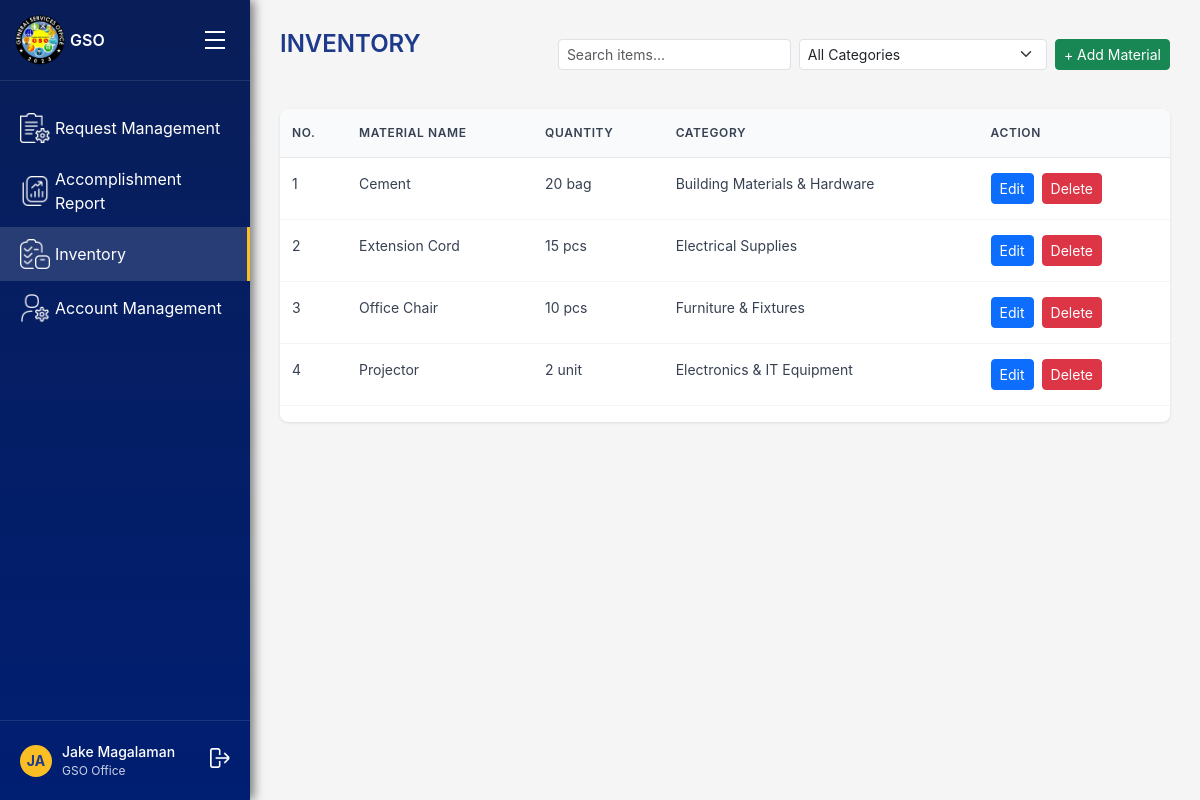
/inventory/gso-inventory/ (signed in), run on an earlier commit of the app's database.
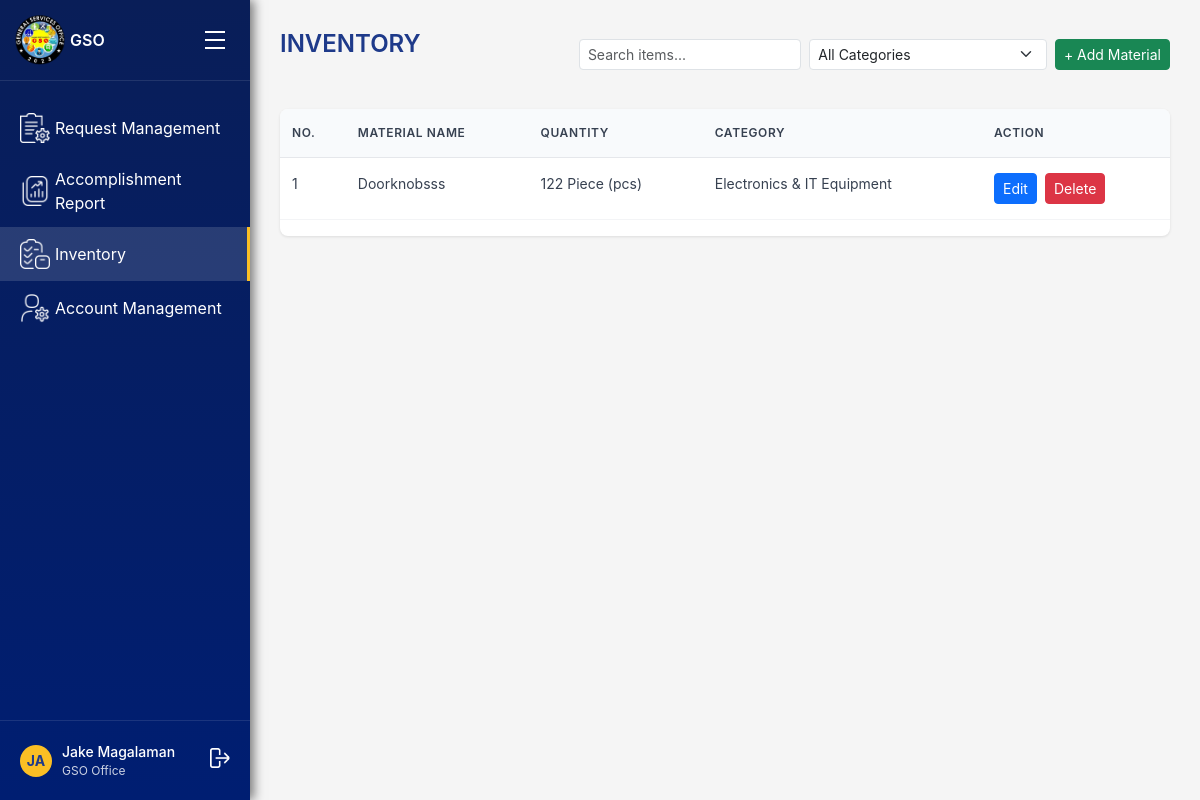
And on a later commit of the database.
### accounts/models.py (models this page shows)
class User(AbstractUser):
    ROLE_CHOICES = [
        ('gso', 'GSO Office'),
        ('unit_head', 'Unit Head'),
        ('personnel', 'Personnel'),
        ('employee', 'Employee'),
    ]
    UNIT_CHOICES = [
        ('admin', 'Admin'),
        ('requestor', 'Requestor'),
        ('maintenance', 'Maintenance'),
        ('electrical', 'Electrical'),
        ('utilities', 'Utilities'),
        ('motorpool', 'Motorpool'),
    ]
    STATUS_CHOICES = [
        ('active', 'Active'),
        ('inactive', 'Inactive'),
    ]
    status = models.CharField(max_length=10, choices=STATUS_CHOICES, default='active')
    role = models.CharField(max_length=20, choices=ROLE_CHOICES)
    unit = models.CharField(max_length=50, choices=UNIT_CHOICES, default='unassigned')

### inventory/models.py (models this page shows, shortened)
class InventoryItem(models.Model):
    name = models.CharField(max_length=255)
    description = models.TextField(blank=True, null=True)
    quantity = models.PositiveIntegerField(default=0)
    unit = models.CharField(
        max_length=50,
        default="pcs",
        help_text="Unit of measurement (e.g., pcs, liters, meters, box, set)"
    )
    category = models.CharField(
        max_length=100,
        blank=True,
        null=True,
        help_text="Category (e.g., Electrical, Furniture, Tools, Cleaning)"
    )
    owned_by = models.CharField(
        max_length=50,
        choices=[
            ("GSO", "GSO"),
            ("Unit Head", "Unit Head"),
            ("Personnel", "Personnel"),
        ],
        default="GSO"
    )
    created_at = models.DateTimeField(auto_now_add=True)
    updated_at = models.DateTimeField(auto_now=True)
    is_active = models.BooleanField(default=True)

### inventory/views.py (the view)
# urls.py: path('gso-inventory/', views.gso_inventory, name='gso_inventory'),
@login_required
def gso_inventory(request):
    category = request.GET.get("category")
    query = request.GET.get("q")
    items = InventoryItem.objects.all()
    if category:
        items = items.filter(category=category)
    if query:
        items = items.filter(
            Q(name__icontains=query) |
            Q(category__icontains=query) |
            Q(description__icontains=query)
        )
    items = items.order_by("name")
    categories = InventoryItem.objects.values_list("category", flat=True).distinct()
    forms_per_item = {item.id: InventoryItemForm(instance=item) for item in items}
    return render(request, "gso_office/inventory/gso_inventory.html", {
        "inventory_items": items,
        "categories": categories,
        "selected_category": category,
        "search_query": query,
        "form": InventoryItemForm(),          # for Add Material modal
        "forms_per_item": forms_per_item,     # for Edit modals
    })

### templates/gso_office/inventory/gso_inventory.html (shortened to what this page needs)
{% extends "gso_office/gso_base_dashboard.html" %}
{% load widget_tweaks %}
{% block main_content %}
<div class="header d-flex align-items-center justify-content-between">
    <h1 class="page-title">INVENTORY</h1>
    <div class="d-flex gap-2">
        <form method="get" class="d-flex gap-2">
            <input
                type="text"
                name="q"
                class="form-control form-control-sm"
                placeholder="Search items..."
                value="{{ search_query|default:'' }}"
                autocomplete="off"
            >
            <select name="category" class="form-select form-select-sm" onchange="this.form.submit()">
                <option value="">All Categories</option>
            </select>
        </form>
        <button class="btn btn-sm btn-success" data-bs-toggle="modal" data-bs-target="#addMaterialModal">
            + Add Material
        </button>
    </div>
</div>
<div class="table-container mt-3">
    <table class="table">
        <thead>
            <tr>
                <th>NO.</th>
                <th>MATERIAL NAME</th>
                <th>QUANTITY</th>
                <th>CATEGORY</th>
                <th>ACTION</th>
            </tr>
        </thead>
        <tbody>
            {% for item in inventory_items %}
            <tr>
                <td>{{ forloop.counter }}</td>
                <td>{{ item.name }}</td>
                <td>{{ item.quantity }} {{ item.unit }}</td>
                <td>{{ item.category|default:"—" }}</td>
                <td class="d-flex gap-2">
                    <button
                        class="btn btn-sm btn-primary"
                        data-bs-toggle="modal"
                        data-bs-target="#editMaterialModal{{ item.id }}">
                        Edit
                    </button>
                    <button
                        class="btn btn-sm btn-danger"
                        data-bs-toggle="modal"
                        data-bs-target="#deleteMaterialModal{{ item.id }}">
                        Delete
                    </button>
                </td>
            </tr>
            {% endfor %}
        </tbody>
    </table>
</div>
{% endblock %}

### templates/gso_office/gso_base_dashboard.html (shortened to what this page needs)
{% load static %}
<!DOCTYPE html>
<html lang="en">
<head>
  <link href="https://cdn.jsdelivr.net/npm/bootstrap@5.3.3/dist/css/bootstrap.min.css" rel="stylesheet">
  <link rel="stylesheet" href="{% static 'css/gso_dashboard.css' %}" />
</head>
<body>
    <div class="sidebar" id="sidebar">
        <div class="logo-section">
            <div class="logo">
                <img src="{% static 'images/gso_logo.png' %}" alt="General Services Office Logo">
            </div>
            <span style="font-weight: 600;">GSO</span>
            <div class="hamburger" id="sidebarToggle">
                <div class="bar"></div>
                <div class="bar"></div>
                <div class="bar"></div>
            </div>
        </div>
    {% url 'request_management' as request_management_url %}
    {% url 'accomplishment_report' as accomplishment_report_url %}
    {% url 'gso_inventory' as gso_inventory_url %}
    {% url 'account_management' as account_management_url %}
    <div class="nav-menu">
        <a href="{{ request_management_url }}" class="nav-link">
            <div class="nav-item {% if request.path == request_management_url or request.path == '/requests/gso/' %}active{% endif %}">
                <div class="nav-icon">
                    <img src="{% static 'images/gso_office/request_icon.png' %}" alt="Request Management">
                </div>
                <span>Request Management</span>
            </div>
        </a>
        <a href="{{ accomplishment_report_url }}" class="nav-link">
            <div class="nav-item {% if request.path == accomplishment_report_url %}active{% endif %}">
                <div class="nav-icon">
                    <img src="{% static 'images/gso_office/report_icon.png' %}" alt="Accomplishment Report">
                </div>
                <span>Accomplishment Report</span>
            </div>
        </a>
        <a href="{{ gso_inventory_url }}" class="nav-link">
            <div class="nav-item {% if request.path == gso_inventory_url %}active{% endif %}">
                <div class="nav-icon">
                    <img src="{% static 'images/unit_head/inventory_icon.png' %}" alt="Inventory">
                </div>
                <span>Inventory</span>
            </div>
        </a>
        <a href="{{ account_management_url }}" class="nav-link">
            <div class="nav-item {% if request.path == account_management_url %}active{% endif %}">
                <div class="nav-icon">
                    <img src="{% static 'images/gso_office/account_icon.png' %}" alt="Account Management">
                </div>
                <span>Account Management</span>
            </div>
        </a>
    </div>
    <div class="user-section">
        <div class="user-avatar">
            {{ user.first_name|default:user.username|slice:":2"|upper }}
        </div>
        <div class="user-info">
            <div class="user-name">{{ user.get_full_name|default:user.username }}</div>
            <div class="user-role">{{ user.get_role_display }}</div>
        </div>
        <div class="logout-icon" style="margin-left: auto; cursor: pointer;">
            <form method="post" action="{% url 'logout' %}" style="display: inline;">
                <button type="submit" style="background: none; border: none; color: inherit; cursor: pointer;">
                    <img src="{% static 'images/logout.png' %}" alt="Logout">
                </button>
            </form>
        </div>
    </div>
</div>
<div class="main-content">
    {% block main_content %}{% endblock %}
</div>
</body>
</html>

### static/css/gso_dashboard.css (style rules this page uses)
* { margin: 0; padding: 0; box-sizing: border-box; }
body { font-family: -apple-system, BlinkMacSystemFont, 'Segoe UI', Roboto, sans-serif; background-color: #f5f5f5; display: flex; min-height: 100vh; }
.sidebar { width: 250px; background: linear-gradient(180deg, #091e58 0%, #001e72 100%); color: white; display: flex; flex-direction: column; position: fixed; height: 100vh; left: 0; top: 0; box-shadow: 4px 0 10px rgba(0, 0, 0, 0.5); transition: width 0.3s ease, transform 0.3s ease; }
.logo-section { padding: 20px; display: flex; align-items: center; gap: 10px; border-bottom: 1px solid rgba(255, 255, 255, 0.1); }
.logo { width: 40px; height: 40px; background: #fbbf24; border-radius: 50%; display: flex; align-items: center; justify-content: center; font-weight: bold; color: #1e3a8a; }
.nav-menu { flex: 1; padding: 20px 0; }
.nav-item { display: flex; align-items: center; padding: 12px 20px; cursor: pointer; transition: background-color 0.2s; gap: 5px; }
.nav-item.active { background-color: rgba(233, 233, 233, 0.15); border-right: 3px solid #fbbf24; }
.nav-icon img { width: 30px; height: auto; object-fit: contain; display: block; }
.nav-link { text-decoration: none; color: inherit; display: block; }
.user-section { padding: 20px; border-top: 1px solid rgba(255, 255, 255, 0.1); display: flex; align-items: center; gap: 10px; }
.user-avatar { width: 32px; height: 32px; background: #fbbf24; border-radius: 50%; display: flex; align-items: center; justify-content: center; font-weight: bold; color: #1e3a8a; font-size: 14px; }
.user-info { flex: 1; }
.user-name { font-size: 14px; font-weight: 500; }
.user-role { font-size: 12px; opacity: 0.8; }
.logout-icon img { width: 20px; height: auto; object-fit: contain; display: block; }
.main-content { flex: 1; margin-left: 250px; padding: 30px; transition: margin-left 0.3s ease; }
.header { margin-bottom: 30px; }
.page-title { font-size: 24px; font-weight: 600; color: #1e3a8a; margin-bottom: 20px; }
.table-container { background: white; border-radius: 8px; box-shadow: 0 1px 3px rgba(0, 0, 0, 0.1); overflow: hidden; }
.table { width: 100%; border-collapse: collapse; }
.table th { background-color: #f8fafc; padding: 15px 12px; text-align: left; font-weight: 600; font-size: 12px; color: #374151; text-transform: uppercase; letter-spacing: 0.05em; border-bottom: 1px solid #e5e7eb; }
.table td { padding: 15px 12px; border-bottom: 1px solid #f3f4f6; font-size: 14px; color: #374151; }
.logo img { width: 50px; height: auto; }
.hamburger { margin-left: auto; cursor: pointer; padding: 5px; display: flex; flex-direction: column; cursor: pointer; padding: 5px; }
.hamburger .bar { width: 20px; height: 2px; background-color: white; margin: 3px 0; }

What changed in the data, as far as the page shows it:
removed InventoryItem: name "Cement", quantity "20", unit "bag", category "Building Materials & Hardware"
removed InventoryItem: name "Extension Cord", quantity "15", unit "pcs", category "Electrical Supplies"
removed InventoryItem: name "Office Chair", quantity "10", unit "pcs", category "Furniture & Fixtures"
removed InventoryItem: name "Projector", quantity "2", unit "unit", category "Electronics & IT Equipment"
added InventoryItem: name "Doorknobsss", quantity "122", unit "Piece (pcs)", category "Electronics & IT Equipment"
